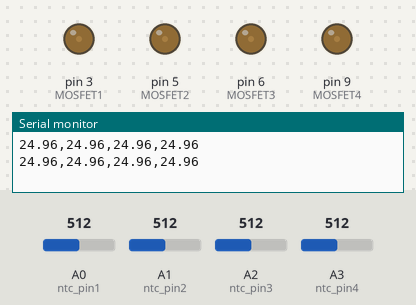
Recording of a sketch running on a simulated Arduino Uno, built with avr-gcc and run on an emulated ATmega328P. On the bench: output pins drawn as LEDs (lit = HIGH), the last lines printed to the serial monitor. Inputs (shaded band) come from the test bench; at power-on: A0 (ntc_pin1) = 512, A1 (ntc_pin2) = 512, A2 (ntc_pin3) = 512, A3 (ntc_pin4) = 512. Pins used as bus, display or sensor lines are not drawn.

Above: at 1.2 s.
1.3 s: A0 (ntc_pin1) set to 716
4.3 s: A1 (ntc_pin2) set to 716
At 5.8 s:
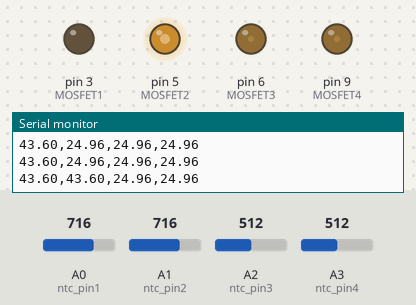
7.3 s: A2 (ntc_pin3) set to 716
At 8.8 s:
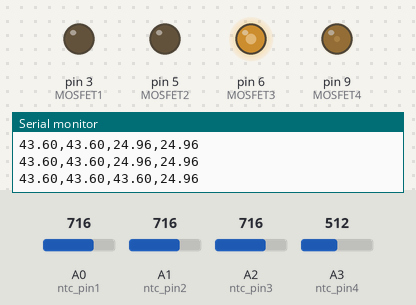
10.3 s: A3 (ntc_pin4) set to 716
At 11.8 s:
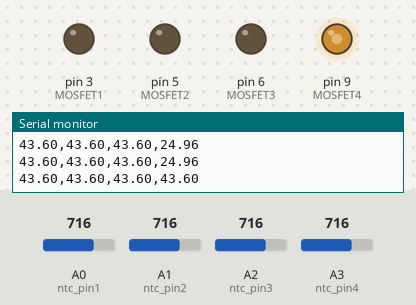
13.3 s: A1 (ntc_pin2) set to 792
15.2 s: A1 (ntc_pin2) set to 815
Timing chart, 0 to 17.7 s (numbered marks = the images above; inputs shaded):
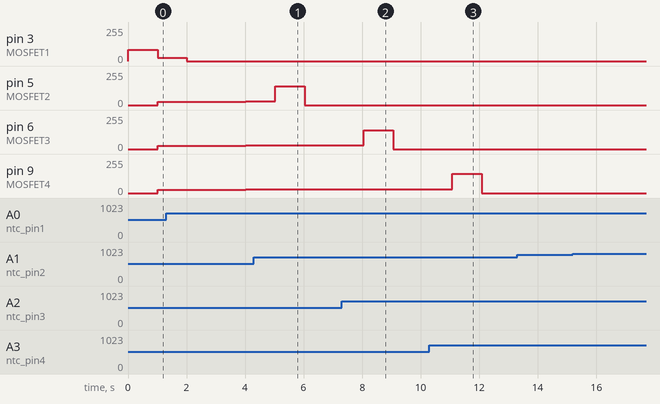

The sketch:

LS_heating_program_008.ino
```cpp
#define ntc_pin1 A0
#define vd_power_pin1 2
#define ntc_pin2 A1
#define vd_power_pin2 4
#define ntc_pin3 A2
#define vd_power_pin3 7
#define ntc_pin4 A3
#define vd_power_pin4 8
#define nominal_resistance 100000
#define nominal_temeprature 25
#define samplingrate1 5
#define samplingrate2 5
#define samplingrate3 5
#define samplingrate4 5
#define beta 4275
#define rref 100000

int MOSFET1 = 3;
int MOSFET2 = 5;
int MOSFET3 = 6;
int MOSFET4 = 9;
int NTC1 = 14;
int NTC2 = 15;
int NTC3 = 16;
int NTC4 = 17;
int waarde1 = 0;
int waarde2 = 0;
int waarde3 = 0;
int waarde4 = 0;

int Temperatuur1 = 0;
int Temperatuur2 = 0;
int Temperatuur3 = 0;
int Temperatuur4 = 0;

int kamertemperatuur = 20;
int Setpoint = 30;

float Signaal1 = 0;
float Signaal2 = 0;
float Signaal3 = 0;
float Signaal4 = 0;

float ProportioneelSignaal1 = 0;
float IntegraalSignaal1 = 0;
float DifferentiaalSignaal1 = 0;
float ErrorDif1 = 0;
float ProportioneleTerm1 = 0;
float IntegraleTerm1 = 0;
float DifferentialeTerm1 = 0;

float ProportioneelSignaal2 = 0;
float IntegraalSignaal2 = 0;
float DifferentiaalSignaal2 = 0;
float ErrorDif2 = 0;
float ProportioneleTerm2 = 0;
float IntegraleTerm2 = 0;
float DifferentialeTerm2 = 0;

float ProportioneelSignaal3 = 0;
float IntegraalSignaal3 = 0;
float DifferentiaalSignaal3 = 0;
float ErrorDif3 = 0;
float ProportioneleTerm3 = 0;
float IntegraleTerm3 = 0;
float DifferentialeTerm3 = 0;

float ProportioneelSignaal4 = 0;
float IntegraalSignaal4 = 0;
float DifferentiaalSignaal4 = 0;
float ErrorDif4 = 0;
float ProportioneleTerm4 = 0;
float IntegraleTerm4 = 0;
float DifferentialeTerm4 = 0;

int DeltaTijd = 1000;
float DeltaTijdF = 0;

int IntegraleError1 = 0;
int ErrorNieuw1 = 0;
int ErrorOud1 = 0;

int IntegraleError2 = 0;
int ErrorNieuw2 = 0;
int ErrorOud2 = 0;

int IntegraleError3 = 0;
int ErrorNieuw3 = 0;
int ErrorOud3 = 0;

int IntegraleError4 = 0;
int ErrorNieuw4 = 0;
int ErrorOud4 = 0;

int U1 = 0;
int U2 = 0;
int U3 = 0;
int U4 = 0;

int Vout = 0;
int Vin = 5;
int Rrtd = 0;
int Rref = 10000;

float Kp = 4;
float Ki = 0.1;
float Kd = 10;

int looptijd = 0;

int samples1 = 0;
int samples2 = 0;
int samples3 = 0;
int samples4 = 0;

void setup(void) {
  pinMode(MOSFET1, OUTPUT);
  pinMode(MOSFET2, OUTPUT);
  pinMode(MOSFET3, OUTPUT);
  pinMode(MOSFET4, OUTPUT);
  pinMode(NTC1, INPUT);
  pinMode(NTC2, INPUT);
  pinMode(NTC3, INPUT);
  pinMode(NTC4, INPUT);
  pinMode(vd_power_pin1, OUTPUT);
  pinMode(vd_power_pin2, OUTPUT);
  pinMode(vd_power_pin3, OUTPUT);
  pinMode(vd_power_pin4, OUTPUT);
  Serial.begin(9600);
}

void loop(void) {


  uint8_t i1;
  float average1;
  samples1 = 0;
  // take voltage readings from the voltage divider
  digitalWrite(vd_power_pin1, HIGH);
  for (i1 = 0; i1 < samplingrate1; i1++) {
    samples1 += (1024-analogRead(ntc_pin1));
  }

  digitalWrite(vd_power_pin1, LOW);
  average1 = 0;
  average1 = samples1 / samplingrate1;
  average1 = 1023 / average1 - 1;
  average1 = rref / average1;
  float temperature1;
  temperature1 = average1 / nominal_resistance;
  temperature1 = log(temperature1);
  temperature1 /= beta;
  temperature1 += 1.0 / (nominal_temeprature + 273.15);
  temperature1 = 1.0 / temperature1;
  temperature1 -= 273.15;
  //Serial.print("Temperature1 ");
  Serial.print(temperature1);
  Serial.print(",");
  //Serial.println(" *C");

  //------------------------------------------------------------------------------------------------------------------------------------------------

  DeltaTijdF = DeltaTijd / 1000;

  waarde1 = analogRead(NTC1);

  Temperatuur1 = temperature1;
  ProportioneleTerm1 = (Setpoint - Temperatuur1);
  ErrorNieuw1 = ProportioneleTerm1;

  IntegraleError1 = (DeltaTijd / 1000) * ProportioneleTerm1;
  IntegraleTerm1 = IntegraleTerm1 + IntegraleError1;

  ErrorDif1 = ErrorNieuw1 - ErrorOud1;

  DifferentialeTerm1 = ErrorDif1 / DeltaTijdF;

  ProportioneelSignaal1 = (Kp * ProportioneleTerm1);

  IntegraalSignaal1 = (Ki * IntegraleTerm1);

  DifferentiaalSignaal1 = (Kd * DifferentialeTerm1);

  U1 = ProportioneelSignaal1 + IntegraalSignaal1 + DifferentiaalSignaal1;

  Signaal1 = constrain(U1, 0, 200 );
  analogWrite(MOSFET1, Signaal1);
  //Serial.print("Signaal1 = ");
 // Serial.println(Signaal1);
  ErrorOud1 = ErrorNieuw1;
  //------------------------------------------------------------------------------------------------------------------------------------------------

uint8_t i2;
  float average2;
  samples2 = 0;
  // take voltage readings from the voltage divider
  digitalWrite(vd_power_pin2, HIGH);
  for (i2 = 0; i2 < samplingrate2; i2++) {
    samples2 += (1024-analogRead(ntc_pin2));
  }

  digitalWrite(vd_power_pin2, LOW);
  average2 = 0;
  average2 = samples2 / samplingrate2;
  average2 = 1023 / average2 - 1;
  average2 = rref / average2;
  float temperature2;
  temperature2 = average2 / nominal_resistance;
  temperature2 = log(temperature2);
  temperature2 /= beta;
  temperature2 += 1.0 / (nominal_temeprature + 273.15);
  temperature2 = 1.0 / temperature2;
  temperature2 -= 273.15;
  //Serial.print("Temperature2 ");
  Serial.print(temperature2);
  Serial.print(",");
  //Serial.println(" *C");

  DeltaTijdF = DeltaTijd/1000;

  waarde2 = 1024-analogRead(NTC2);

    Temperatuur2 = temperature2;
  ProportioneleTerm2 = (Setpoint - Temperatuur2);
    ErrorNieuw2 = ProportioneleTerm2;

  IntegraleError2 = (DeltaTijd/1000)*ProportioneleTerm2;
  IntegraleTerm2 = IntegraleTerm2 + IntegraleError2;

  ErrorDif2 = ErrorNieuw2 - ErrorOud2;

  DifferentialeTerm2 = ErrorDif2/DeltaTijdF;

   ProportioneelSignaal2 = (Kp*ProportioneleTerm2);

   IntegraalSignaal2 = (Ki*IntegraleTerm2);

   DifferentiaalSignaal2 = (Kd*DifferentialeTerm2);

  U2 = ProportioneelSignaal2 + IntegraalSignaal2 - DifferentiaalSignaal2;

  Signaal2 = constrain(U2, 0, 210);
    analogWrite(MOSFET2, Signaal2);

  ErrorOud2 = ErrorNieuw2;

//------------------------------------------------------------------------------------------------------------------------------------------------

uint8_t i3;
  float average3;
  samples3 = 0;
  // take voltage readings from the voltage divider
  digitalWrite(vd_power_pin3, HIGH);
  for (i3 = 0; i3 < samplingrate3; i3++) {
    samples3 += (1024-analogRead(ntc_pin3));
  }

  digitalWrite(vd_power_pin3, LOW);
  average3 = 0;
  average3 = samples3 / samplingrate3;
  average3 = 1023 / average3 - 1;
  average3 = rref / average3;
  float temperature3;
  temperature3 = average3 / nominal_resistance;
  temperature3 = log(temperature3);
  temperature3 /= beta;
  temperature3 += 1.0 / (nominal_temeprature + 273.15);
  temperature3 = 1.0 / temperature3;
  temperature3 -= 273.15;
  //Serial.print("Temperature3 ");
  Serial.print(temperature3);
  Serial.print(",");
  //Serial.println(" *C");

   DeltaTijdF = DeltaTijd/1000;

  waarde3 = 1024-analogRead(NTC3);

    Temperatuur3 = temperature3;
  ProportioneleTerm3 = (Setpoint - Temperatuur3);
    ErrorNieuw3 = ProportioneleTerm3;

  IntegraleError3 = (DeltaTijd/1000)*ProportioneleTerm3;
  IntegraleTerm3 = IntegraleTerm3 + IntegraleError3;

  ErrorDif3 = ErrorNieuw3 - ErrorOud3;

  DifferentialeTerm3 = ErrorDif3/DeltaTijdF;

   ProportioneelSignaal3 = (Kp*ProportioneleTerm3);

   IntegraalSignaal3 = (Ki*IntegraleTerm3);

   DifferentiaalSignaal3 = (Kd*DifferentialeTerm3);

  U3 = ProportioneelSignaal3 + IntegraalSignaal3 - DifferentiaalSignaal3;

  Signaal3 = constrain(U3, 0, 210);
    analogWrite(MOSFET3, Signaal3);
  //    Serial.print("Signaal3 = ");
  //     Serial.println(Signaal3);
  ErrorOud3 = ErrorNieuw3;
  //------------------------------------------------------------------------------------------------------------------------------------------------

uint8_t i4;
  float average4;
  samples4 = 0;
  // take voltage readings from the voltage divider
  digitalWrite(vd_power_pin4, HIGH);
  for (i4 = 0; i4 < samplingrate4; i4++) {
    samples4 += (1024-analogRead(ntc_pin4));
  }

  digitalWrite(vd_power_pin4, LOW);
  average4 = 0;
  average4 = samples4 / samplingrate4;
  average4 = 1023 / average4 - 1;
  average4 = rref / average4;
  float temperature4;
  temperature4 = average4 / nominal_resistance;
  temperature4 = log(temperature4);
  temperature4 /= beta;
  temperature4 += 1.0 / (nominal_temeprature + 273.15);
  temperature4 = 1.0 / temperature4;
  temperature4 -= 273.15;
  //Serial.print("Temperature4 ");
  Serial.println(temperature4);
  //Serial.println(" *C");

  DeltaTijdF = DeltaTijd/1000;

  waarde4 = 1024-analogRead(NTC4);

    Temperatuur4 = temperature4;
  ProportioneleTerm4 = (Setpoint - Temperatuur4);
    ErrorNieuw4 = ProportioneleTerm4;

  IntegraleError4 = (DeltaTijd/1000)*ProportioneleTerm4;
  IntegraleTerm4 = IntegraleTerm4 + IntegraleError4;

  ErrorDif4 = ErrorNieuw4 - ErrorOud4;

  DifferentialeTerm4 = ErrorDif4/DeltaTijdF;

   ProportioneelSignaal4 = (Kp*ProportioneleTerm4);

   IntegraalSignaal4 = (Ki*IntegraleTerm4);

   DifferentiaalSignaal4 = (Kd*DifferentialeTerm4);

  U4 = ProportioneelSignaal4 + IntegraalSignaal4 - DifferentiaalSignaal4;

  Signaal4 = constrain(U4, 0, 210);
    analogWrite(MOSFET4, Signaal4);

  ErrorOud4 = ErrorNieuw4;
    delay(DeltaTijd);

}
```

Measured:
- after the input at 4.3 s, pin 5 (MOSFET2): 27/255 → 139/255 after 0.73 s, → 0/255 1.0 s later
